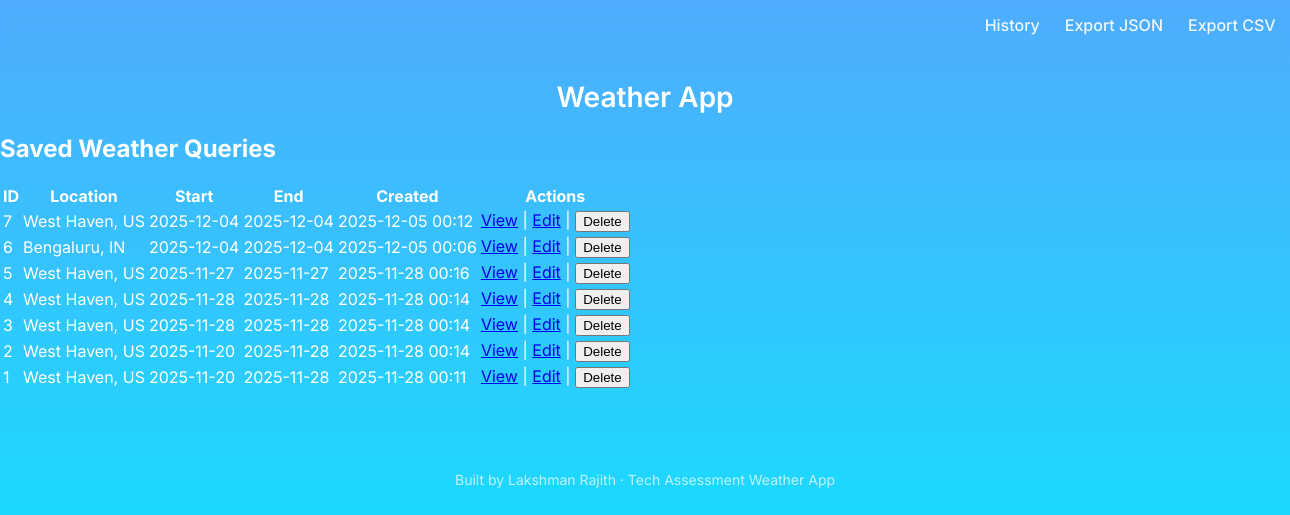
The app's page /history with its own data.
### app.py (models this page shows, shortened)
class WeatherQuery(db.Model):
    __tablename__ = "weather_queries"
    id = db.Column(db.Integer, primary_key=True)
    user_input = db.Column(db.String(255), nullable=False)
    normalized_name = db.Column(db.String(255))
    lat = db.Column(db.Float)
    lon = db.Column(db.Float)
    start_date = db.Column(db.Date)
    end_date = db.Column(db.Date)
    created_at = db.Column(db.DateTime, default=datetime.utcnow)
    current_weather_json = db.Column(db.Text)
    forecast_json = db.Column(db.Text)

### app.py (the view)
@app.route("/history")
def history():
    queries = WeatherQuery.query.order_by(WeatherQuery.created_at.desc()).all()
    return render_template("history.html", queries=queries)

### templates/history.html
{% extends "base.html" %}
{% block content %}
<h2>Saved Weather Queries</h2>
{% if queries %}
<table>
  <thead>
    <tr>
      <th>ID</th>
      <th>Location</th>
      <th>Start</th>
      <th>End</th>
      <th>Created</th>
      <th>Actions</th>
    </tr>
  </thead>
  <tbody>
    {% for q in queries %}
    <tr>
      <td>{{ q.id }}</td>
      <td>{{ q.normalized_name or q.user_input }}</td>
      <td>{{ q.start_date or "-" }}</td>
      <td>{{ q.end_date or "-" }}</td>
      <td>{{ q.created_at.strftime("%Y-%m-%d %H:%M") }}</td>
      <td>
        <a href="{{ url_for('detail', query_id=q.id) }}">View</a> |
        <a href="{{ url_for('edit', query_id=q.id) }}">Edit</a> |
        <form action="{{ url_for('delete', query_id=q.id) }}" method="POST" style="display:inline;">
          <button type="submit" onclick="return confirm('Delete this record?');">Delete</button>
        </form>
      </td>
    </tr>
    {% endfor %}
  </tbody>
</table>
{% else %}
<p>No records yet. Go to Home and search for a location.</p>
{% endif %}
{% endblock %}

### templates/base.html (shortened to what this page needs)
<!DOCTYPE html>
<html lang="en">
<head>
    <link rel="stylesheet" href="{{ url_for('static', filename='style.css') }}">
</head>
<body>
    <div class="top-nav">
        <a href="{{ url_for('history') }}">History</a>
        <a href="{{ url_for('export', fmt='json') }}">Export JSON</a>
        <a href="{{ url_for('export', fmt='csv') }}">Export CSV</a>
    </div>
    <div class="title">Weather App</div>
    <div class="content">
        {% block content %}{% endblock %}
    </div>
    <footer>
        Built by Lakshman Rajith · Tech Assessment Weather App
    </footer>
</body>
</html>

### statics/style.css (style rules this page uses)
body { margin: 0; font-family: system-ui, -apple-system, BlinkMacSystemFont, "Segoe UI", sans-serif; background: linear-gradient(145deg, #3b82f6, #22c1c3); min-height: 100vh; color: #0f172a; }

### templates/base.html (style rules this page uses)
body { margin: 0; font-family: "Inter", sans-serif; background: linear-gradient(180deg, #4facfe, #00f2fe); color: white; min-height: 100vh; }
.top-nav { width: 100%; padding: 15px 40px; display: flex; justify-content: flex-end; align-items: center; gap: 25px; font-size: 16px; font-weight: 500; backdrop-filter: blur(6px); }
.top-nav a { color: white; text-decoration: none; opacity: 0.9; transition: 0.2s; }
.title { text-align: center; font-size: 28px; font-weight: 600; margin-top: 30px; }
footer { text-align: center; margin-top: 60px; padding: 20px; opacity: 0.7; font-size: 14px; }

### records on screen
WeatherQuery: id "7", normalized_name "West Haven, US", start_date "2025-12-04", end_date "2025-12-04", created_at "2025-12-05 00:12"
WeatherQuery: id "6", normalized_name "Bengaluru, IN", start_date "2025-12-04", end_date "2025-12-04", created_at "2025-12-05 00:06"
WeatherQuery: id "5", normalized_name "West Haven, US", start_date "2025-11-27", end_date "2025-11-27", created_at "2025-11-28 00:16"
WeatherQuery: id "4", normalized_name "West Haven, US", start_date "2025-11-28", end_date "2025-11-28", created_at "2025-11-28 00:14"
WeatherQuery: id "3", normalized_name "West Haven, US", start_date "2025-11-28", end_date "2025-11-28", created_at "2025-11-28 00:14"
WeatherQuery: id "2", normalized_name "West Haven, US", start_date "2025-11-20", end_date "2025-11-28", created_at "2025-11-28 00:14"
WeatherQuery: id "1", normalized_name "West Haven, US", start_date "2025-11-20", end_date "2025-11-28", created_at "2025-11-28 00:11"
